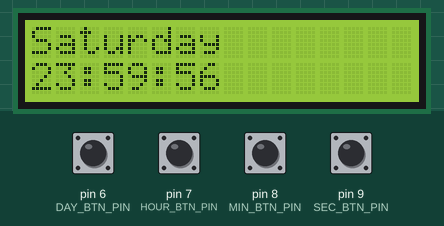
A sketch run on a simulated Arduino Uno, built with avr-gcc and run on an emulated ATmega328P. Parts: 16×2 character LCD. The test bench sets the inputs (shaded band); at power-on: pin 6 (DAY_BTN_PIN), pin 7 (HOUR_BTN_PIN), pin 8 (MIN_BTN_PIN), pin 9 (SEC_BTN_PIN) LOW.

Above: at 1.6 s.
1.7 s: pin 6 (DAY_BTN_PIN) pulled HIGH for 0.15 s
At 2.8 s:
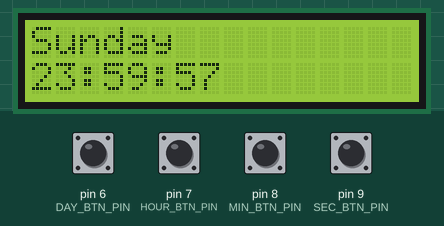
4.8 s: pin 6 (DAY_BTN_PIN) pulled HIGH for 1 s
At 5.8 s:
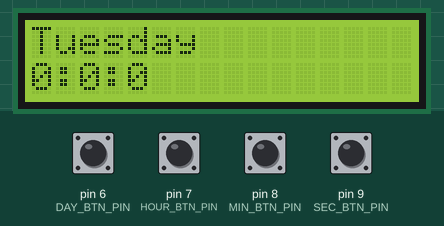
8.8 s: pin 6 (DAY_BTN_PIN) pulled HIGH for 0.15 s
At 9.6 s:
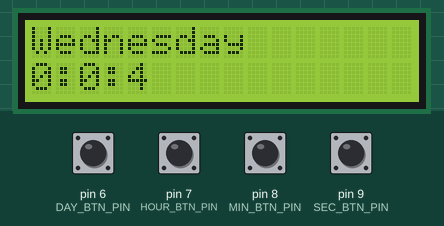
11.9 s: pin 6 (DAY_BTN_PIN) pulled HIGH for 0.15 s
At 12.8 s:
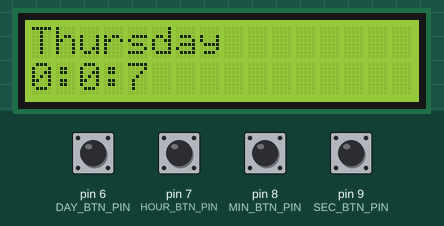
15.0 s: pin 6 (DAY_BTN_PIN) pulled HIGH for 1 s
At 15.7 s:
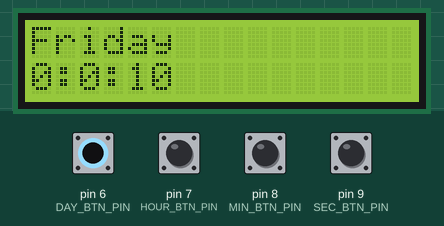
19.0 s: pin 7 (HOUR_BTN_PIN) pulled HIGH for 0.15 s
At 19.8 s:
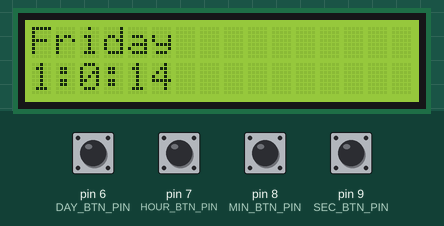
Timing chart, 0 to 22.0 s (numbered marks = the images above; inputs shaded):
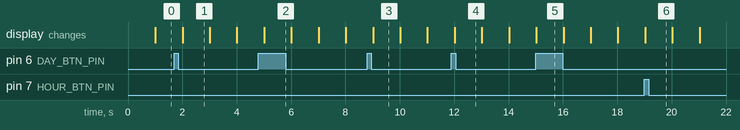

Measured:
- after the input at 1.7 s, the display: changes after 0.31 s (image 1)
- after the input at 4.8 s, the display: changes after 0.21 s (image 2)
- after the input at 8.8 s, the display: changes after 0.21 s (image 3)
- after the input at 11.9 s, the display: changes after 0.12 s (image 4)
- after the input at 15.0 s, the display: changes at once (image 5)
- what the display in image 1 shows lasts 1.0 s, from 2.0 s to 3.0 s

The sketch:

clock.ino
```cpp
#include <LiquidCrystal.h>
LiquidCrystal lcd(12, 11, 5, 4, 3, 2);

const byte DAY_BTN_PIN = 6;
const byte HOUR_BTN_PIN = 7;
const byte MIN_BTN_PIN = 8;
const byte SEC_BTN_PIN = 9;

unsigned long previousTimestep = 0;
unsigned long previousLCDTimestep = 0;

const int LCD_TIMESTEP = 10;
const int TIMESTEP = 1000; //delay between each update
const byte SEC_IN_MIN = 60;
const byte MIN_IN_HOUR = 60;
const byte HOUR_IN_DAY = 24;
const byte DAYS_IN_WEEK = 7; //Maximum Day Index + 1

const char dayToString[DAYS_IN_WEEK][10] = {
  "Monday",
  "Tuesday",
  "Wednesday",
  "Thursday",
  "Friday",
  "Saturday",
  "Sunday"
};

byte currentSecs = 55;
byte currentMins = 59;
byte currentHours = 23;
byte currentDayIndex = 5;

void UpdateTime () {
  if (currentSecs >= SEC_IN_MIN) {
    currentSecs = 0;
    currentMins++;
  }

  if (currentMins >= MIN_IN_HOUR) {
    currentMins = 0;
    currentHours++;
  }

  if (currentHours >= HOUR_IN_DAY) {
    currentHours = 0;
    currentDayIndex++;
  }

  if (currentDayIndex >= DAYS_IN_WEEK) {
    currentDayIndex = 0;
  }
}

void OnSecond () {
  currentSecs++;
  UpdateTime();
}

void lcdClear() {
  lcd.clear();
  lcd.setCursor(0,0);
}

void PrintToLCD() {
  lcdClear();
  lcd.print(dayToString[currentDayIndex]);
  lcd.setCursor(0,1);
  String s = String(currentHours) + String(':') + String(currentMins) + String(':') + String(currentSecs);
  lcd.print(s);
}

bool prevDay, prevMin, prevHour, prevSec;

void HandleButtons() {
  bool ChangeDay = digitalRead(DAY_BTN_PIN);
  bool ChangeMin = digitalRead(MIN_BTN_PIN);
  bool ChangeHour = digitalRead(HOUR_BTN_PIN);
  bool ChangeSec = digitalRead(SEC_BTN_PIN);

  if (ChangeDay && !prevDay) {
    currentDayIndex++;
  }

  if (ChangeHour && !prevHour) {
    currentHours++;
  }

  if (ChangeMin && !prevMin) {
    currentMins++;
  }

  if (ChangeSec && !prevSec) {
    currentSecs++;
  }

  UpdateTime();

  prevDay = ChangeDay;
  prevHour = ChangeHour;
  prevMin = ChangeMin;
  prevSec = ChangeSec;
}

void setup()
{
  pinMode(DAY_BTN_PIN,  INPUT);
  pinMode(HOUR_BTN_PIN, INPUT);
  pinMode(MIN_BTN_PIN,  INPUT);
  pinMode(SEC_BTN_PIN,  INPUT);

  lcd.begin(16, 2);
  lcd.print("Setup Func");
}

unsigned long currentMillis = 0;

void loop()
{
  HandleButtons();

  currentMillis = millis();
  if (currentMillis - previousTimestep > TIMESTEP) {
    previousTimestep = currentMillis;
    OnSecond();
  }

  if (currentMillis - previousLCDTimestep > TIMESTEP) {
    previousLCDTimestep = currentMillis;
    PrintToLCD();
  }
}
```
